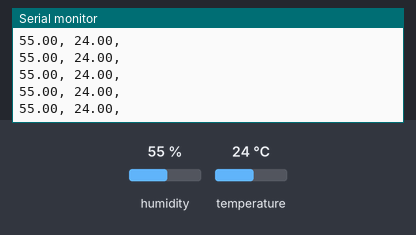
Simulated run of this sketch. Board: Arduino Uno, built with avr-gcc and run on an emulated ATmega328P. On the bench: the last lines printed to the serial monitor. The inputs (shaded band) are chosen by the test bench; at power-on: humidity 55 %, temperature 24 °C.

Above: at 2.8 s.
2.9 s: humidity set to 22 %
8.9 s: temperature set to 12 °C
At 9.9 s:
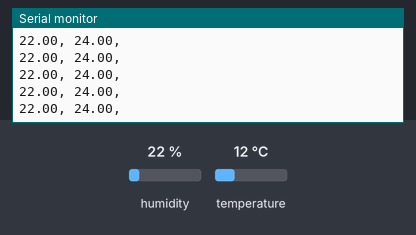
14.9 s: humidity set to 40 %
At 15.4 s:
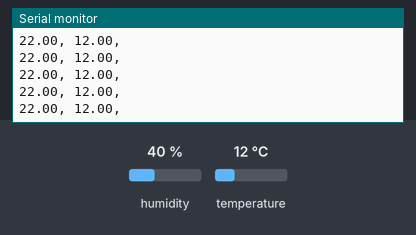
Timing chart, 0 to 17.9 s (numbered marks = the images above; inputs shaded):
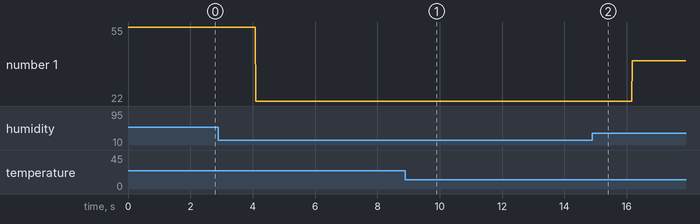

The sketch:

DHT_22_funcion.ino
```cpp
  #include <DHT.h>

  #define DHTTYPE DHT22
  const int DHTPin = 5;

  DHT dht (DHTPin, DHTTYPE);

    void setup(){
      Serial.begin(9600);
      dht.begin();
          }

    void loop(){
        Serial.println(dht22());
      }


String dht22(){
    String h = "";
    String t = "";
    h = dht.readHumidity();
    t = dht.readTemperature();
    String r = h + ", " + t + ", ";
    return r;
}

/*
    void (dht22){
        float h = dht.readHumidity();
        float t = dht.readTemperature();

        Serial.print("Humedad = ");
        Serial.print(h);
        Serial.print("%")
        Serial.print("Temp = ");
        Serial.print(t);

   }
*/
```

Measured:
- plotted number 1: 55 → 22 after the input at 2.9 s, 22 → 40 after the input at 14.9 s
